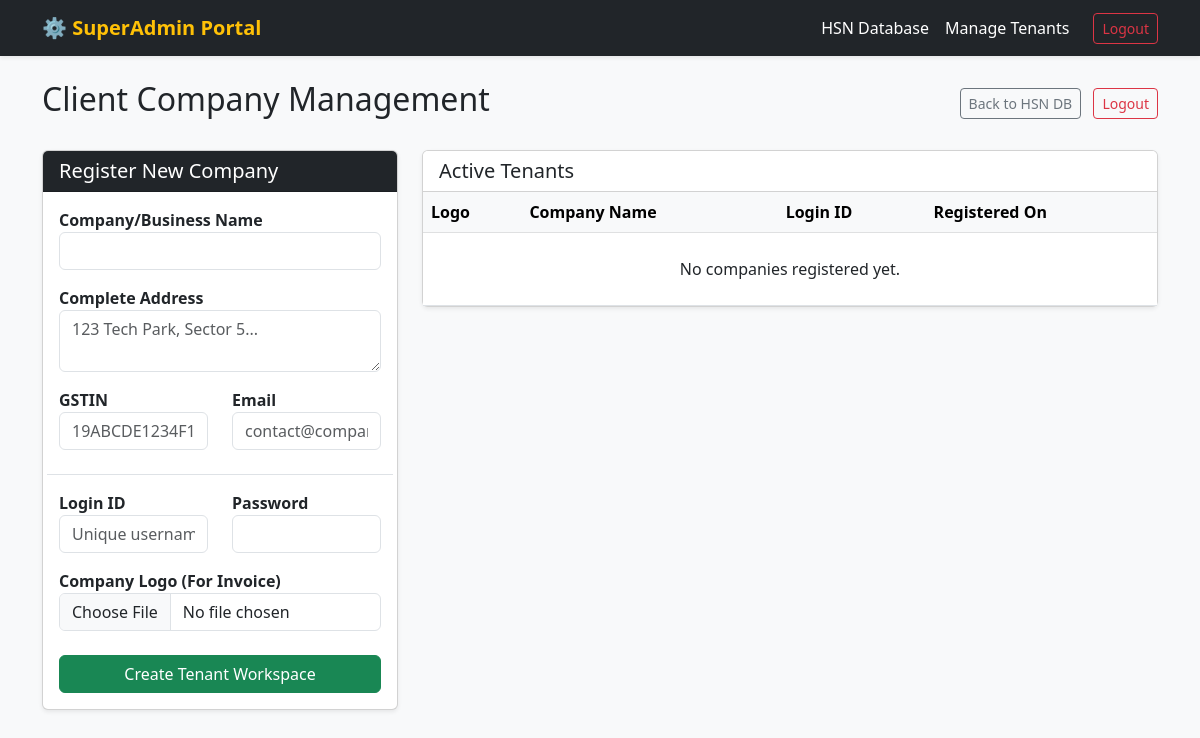
The app's page /developer/companies (signed in), older data.
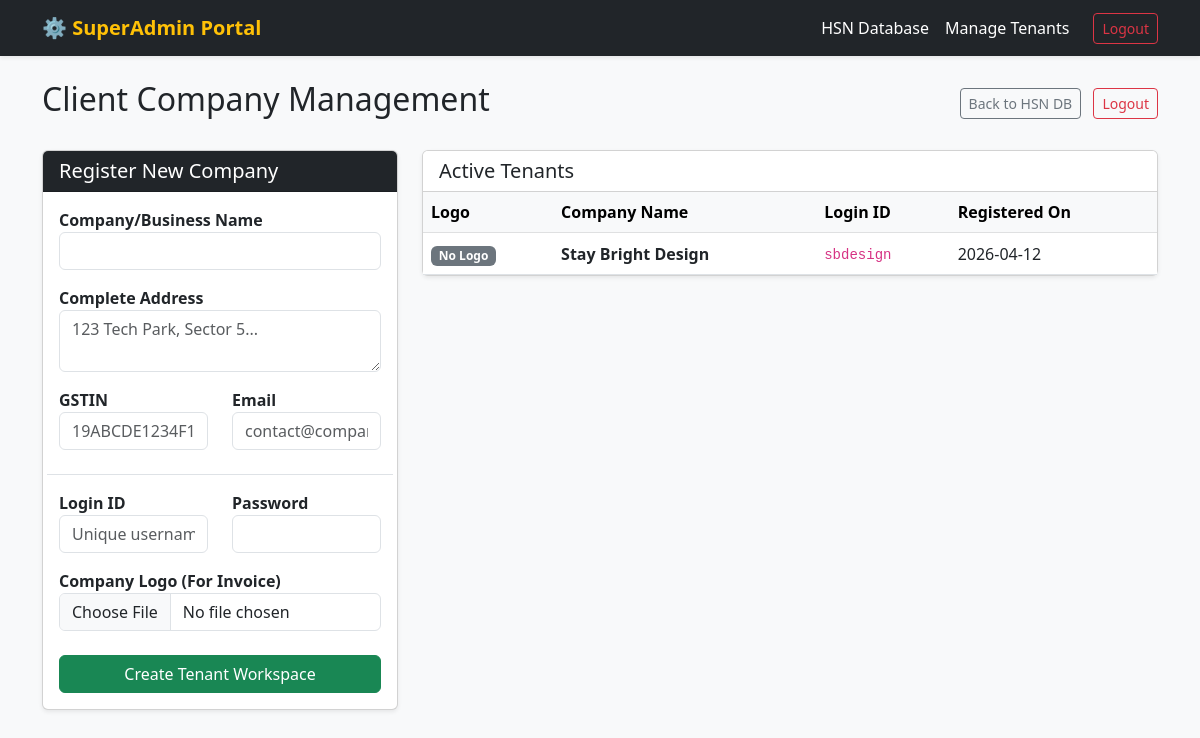
The same page, newer data.
### core/models.py (models this page shows)
class Company(db.Model):
    __tablename__ = 'companies'
    id = db.Column(db.Integer, primary_key=True)
    name = db.Column(db.String(100), nullable=False)
    login_id = db.Column(db.String(50), unique=True, nullable=False)
    password_hash = db.Column(db.String(255), nullable=False)
    logo_path = db.Column(db.String(255), nullable=True)
    address = db.Column(db.Text, nullable=True)
    gstin = db.Column(db.String(50), nullable=True)
    email = db.Column(db.String(100), nullable=True)
    created_at = db.Column(db.DateTime, default=datetime.utcnow)
    products = db.relationship('Product', backref='company', lazy=True)
    customers = db.relationship('Customer', backref='company', lazy=True)
    invoices = db.relationship('Invoice', backref='company', lazy=True)

### core/admin/routes.py (the view)
@admin_bp.route('/companies', methods=['GET'])
def manage_companies():
    if not is_logged_in(): return redirect(url_for('admin.login'))
    companies = Company.query.order_by(Company.created_at.desc()).all()
    return render_template('admin/companies.html', companies=companies)

### core/admin/routes.py (called while the page is built)
def is_logged_in():
    return session.get('is_developer') is True

### core/templates/admin/companies.html (shortened to what this page needs)
{% extends "base.html" %}
{% block content %}
<div class="d-flex justify-content-between align-items-center mt-4 mb-4">
    <h2>Client Company Management</h2>
    <div>
        <a href="/developer/dashboard" class="btn btn-outline-secondary btn-sm me-2">Back to HSN DB</a>
        <a href="/developer/logout" class="btn btn-outline-danger btn-sm">Logout</a>
    </div>
</div>
<div class="row">
    <div class="col-md-4">
        <div class="card shadow-sm">
            <div class="card-header bg-dark text-white">
                <h5 class="mb-0">Register New Company</h5>
            </div>
            <div class="card-body">
                <form action="/developer/companies/add" method="POST" enctype="multipart/form-data">
                    <div class="mb-3">
                        <label class="fw-bold">Company/Business Name</label>
                        <input type="text" name="name" class="form-control" required>
                    </div>
                    <div class="mb-3">
                        <label class="fw-bold">Complete Address</label>
                        <textarea name="address" class="form-control" rows="2" placeholder="123 Tech Park, Sector 5..."
                            required></textarea>
                    </div>
                    <div class="row">
                        <div class="col-md-6 mb-3">
                            <label class="fw-bold">GSTIN</label>
                            <input type="text" name="gstin" class="form-control" placeholder="19ABCDE1234F1Z5" required>
                        </div>
                        <div class="col-md-6 mb-3">
                            <label class="fw-bold">Email</label>
                            <input type="email" name="email" class="form-control" placeholder="contact@company.com"
                                required>
                        </div>
                    </div>
                    <div class="row border-top pt-3 mt-2">
                        <div class="col-md-6 mb-3">
                            <label class="fw-bold">Login ID</label>
                            <input type="text" name="login_id" class="form-control" placeholder="Unique username"
                                required>
                        </div>
                        <div class="col-md-6 mb-3">
                            <label class="fw-bold">Password</label>
                            <input type="password" name="password" class="form-control" required>
                        </div>
                    </div>
                    <div class="mb-4">
                        <label class="fw-bold">Company Logo (For Invoice)</label>
                        <input type="file" name="logo" class="form-control" accept="image/*">
                    </div>
                    <button type="submit" class="btn btn-success w-100">Create Tenant Workspace</button>
                </form>
            </div>
        </div>
    </div>
    <div class="col-md-8">
        <div class="card shadow-sm">
            <div class="card-header bg-white">
                <h5 class="mb-0">Active Tenants</h5>
            </div>
            <div class="card-body p-0">
                <table class="table table-hover mb-0 align-middle">
                    <thead class="table-light">
                        <tr>
                            <th>Logo</th>
                            <th>Company Name</th>
                            <th>Login ID</th>
                            <th>Registered On</th>
                        </tr>
                    </thead>
                    <tbody>
                        {% for c in companies %}
                        <tr>
                            <td>
                                {% if c.logo_path %}
                                <img src="{{ url_for('static', filename=c.logo_path) }}" height="40"
                                    class="rounded border">
                                {% else %}
                                <span class="badge bg-secondary">No Logo</span>
                                {% endif %}
                            </td>
                            <td><strong>{{ c.name }}</strong></td>
                            <td><code>{{ c.login_id }}</code></td>
                            <td>{{ c.created_at.strftime('%Y-%m-%d') }}</td>
                        </tr>
                        {% else %}
                        <tr>
                            <td colspan="4" class="text-center py-4">No companies registered yet.</td>
                        </tr>
                        {% endfor %}
                    </tbody>
                </table>
            </div>
        </div>
    </div>
</div>
{% endblock %}

### core/templates/base.html (shortened to what this page needs)
<!DOCTYPE html>
<html lang="en">
<head>
    <link href="https://cdn.jsdelivr.net/npm/bootstrap@5.3.0/dist/css/bootstrap.min.css" rel="stylesheet">
</head>
<body>
    <nav class="navbar navbar-expand-lg navbar-dark bg-dark mb-4 shadow-sm">
        <div class="container">
            {% if session.get('company_name') %}
                <a class="navbar-brand fw-bold" href="/billing">🏢 {{ session['company_name'] }} Workspace</a>
            {% elif session.get('is_developer') %}
                <a class="navbar-brand fw-bold text-warning" href="/developer/dashboard">⚙️ SuperAdmin Portal</a>
            {% else %}
                <a class="navbar-brand fw-bold" href="/">SaaS Billing Platform</a>
            {% endif %}
            <div class="collapse navbar-collapse" id="navbarNav">
                <ul class="navbar-nav ms-auto align-items-center">
                    {% if session.get('company_id') %}
                        <li class="nav-item">
                            <a class="nav-link text-white" href="/billing">Point of Sale</a>
                        </li>
                        <li class="nav-item">
                            <a class="nav-link text-white" href="/inventory/add-product">Inventory</a>
                        </li>
                        <li class="nav-item ms-3">
                            <a class="btn btn-outline-danger btn-sm" href="/auth/logout">Logout</a>
                        </li>
                    {% elif session.get('is_developer') %}
                        <li class="nav-item">
                            <a class="nav-link text-white" href="/developer/dashboard">HSN Database</a>
                        </li>
                        <li class="nav-item">
                            <a class="nav-link text-white" href="/developer/companies">Manage Tenants</a>
                        </li>
                        <li class="nav-item ms-3">
                            <a class="btn btn-outline-danger btn-sm" href="/developer/logout">Logout</a>
                        </li>
                    {% endif %}
                </ul>
            </div>
        </div>
    </nav>
    <div class="container pb-5">
        {% block content %}
        {% endblock %}
    </div>
</body>
</html>

### core/templates/base.html (style rules this page uses)
body { background-color: #f8f9fa; }

Row changes from the older to the newer data that the page shows:
added Company: shows "No Logo", name "Stay Bright Design", login_id "sbdesign", created_at "2026-04-12"
Text that changed along with them:
text no longer shown: "No companies registered yet."
